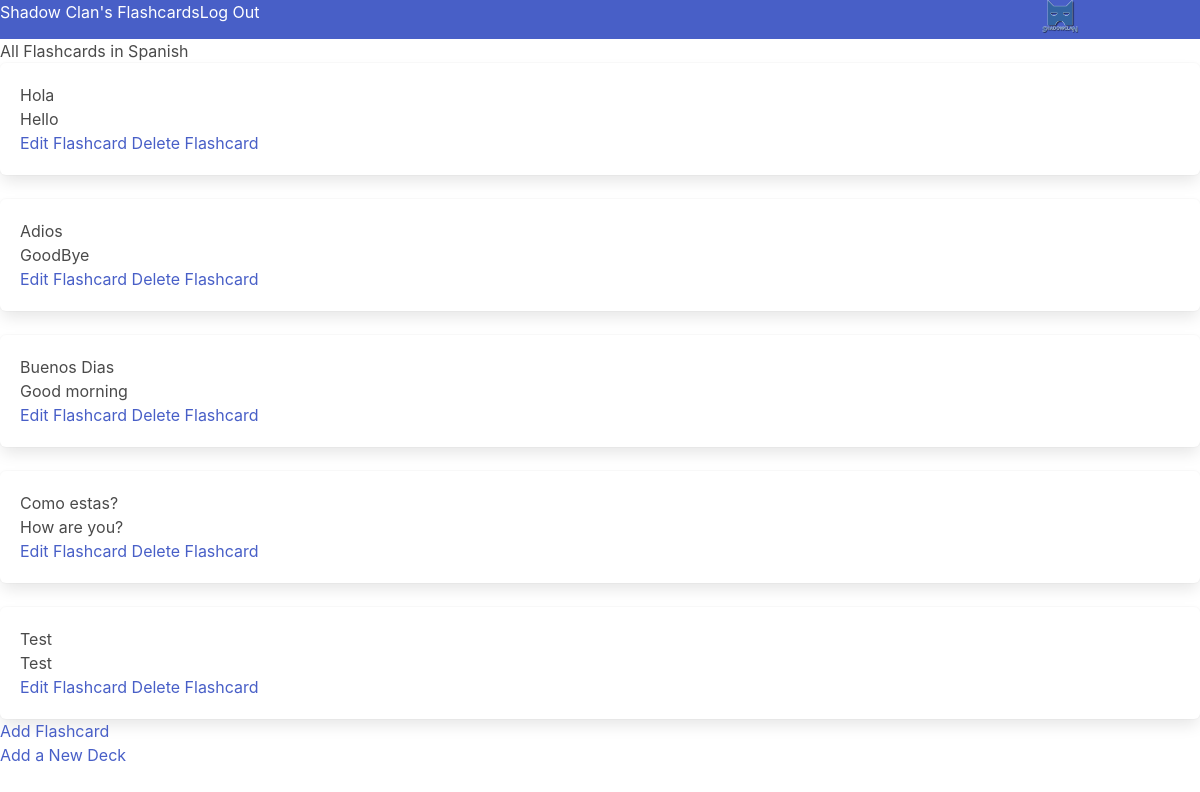
The page /decks/spanish (signed in) on the database as committed earlier.
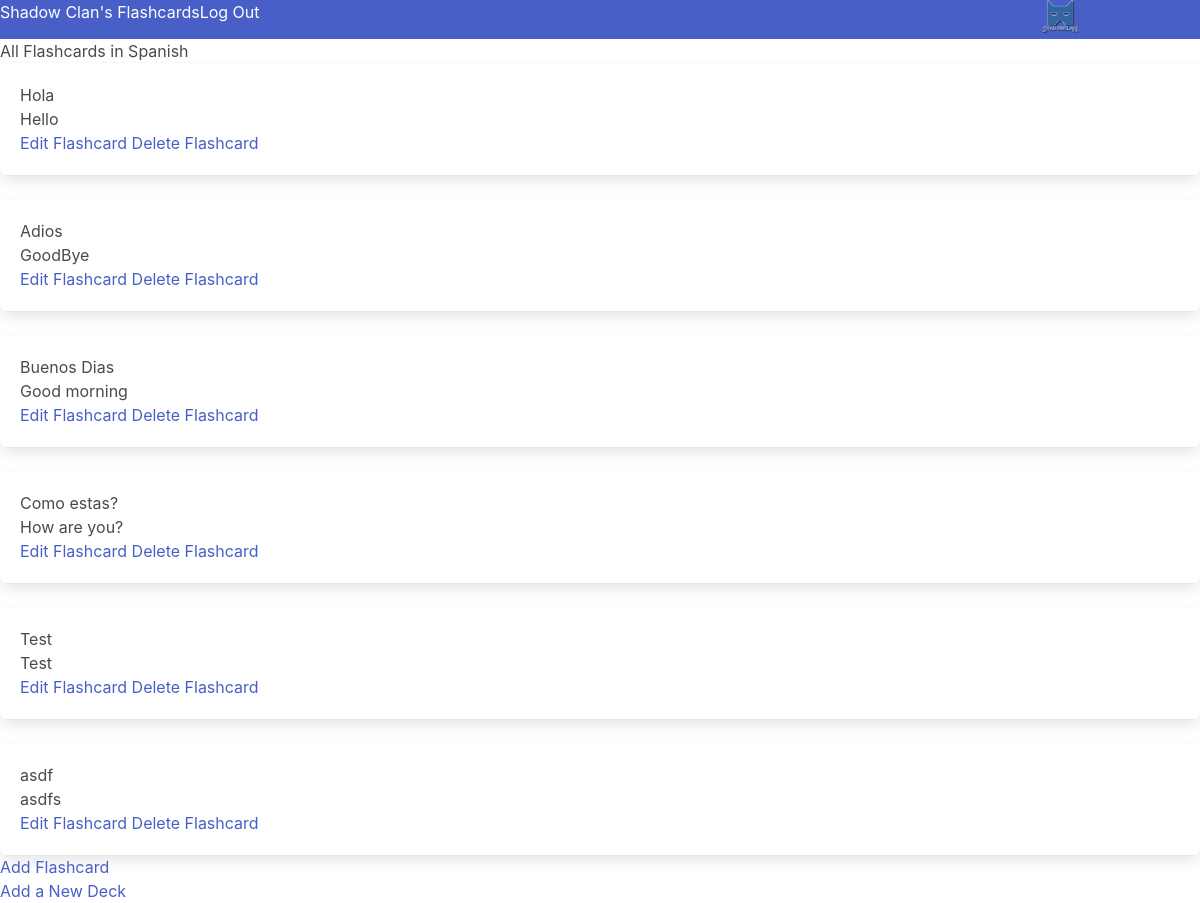
The same page on the database as committed later.
### flashcardsapp/models.py (models this page shows, shortened)
class FlashCard(models.Model):
    prompt = models.CharField(max_length=200)
    answer = models.CharField(max_length=1000)
    flashcard_deck = models.ForeignKey(
        Deck, on_delete=models.CASCADE, null=True, blank=True, related_name="flashcard_deck"
    )
    correct = models.BooleanField(default=True)
    missed = models.IntegerField(default=0)
    date = models.DateTimeField(auto_now_add=datetime.now)
    objects = models.Manager()

### flashcardsapp/views.py (the view)
# urls.py: path("decks/<slug:slug>", flash_views.show_flashcards, name="show_flashcards"),
@ login_required
def show_flashcards(request, slug):
    deck = get_object_or_404(Deck, slug=slug)
    flashcards = FlashCard.objects.all().filter(flashcard_deck_id=deck.id)
    return render(request, "show_flashcards.html", {"deck": deck, "flashcards": flashcards})

### templates/show_flashcards.html
{% extends "base.html" %}
{% block content %}
<section>
  <div class="pb5"><h1>All Flashcards in {{deck.name}}</h1></div>
  {% for flashcard in flashcards %}
  <div class="box w5 h-75 pb5 pt4">
      <p class="f3 lh-copy">{{ flashcard.prompt }} </p>
      <p>{{ flashcard.answer }} </p>
<div>
      <a href={% url 'edit_flashcard' slug=deck.slug pk=flashcard.pk%}>Edit Flashcard</a>
      <a href={% url 'delete_flashcard' slug=deck.slug pk=flashcard.pk%}>Delete Flashcard</a>
    </div>
 </div>
 {% endfor %}
</section>
<section>
  <a href={% url 'add_flashcard' slug=deck.slug %}>Add Flashcard</a>
<section class="pt4">
<section class="pt4">
  <a href={% url 'add_deck' pk=user.pk%}>Add a New Deck</a>
</section>
{% endblock content %}

Rows that differ between the two databases and show on the page:
added FlashCard: prompt "asdf", answer "asdfs"
